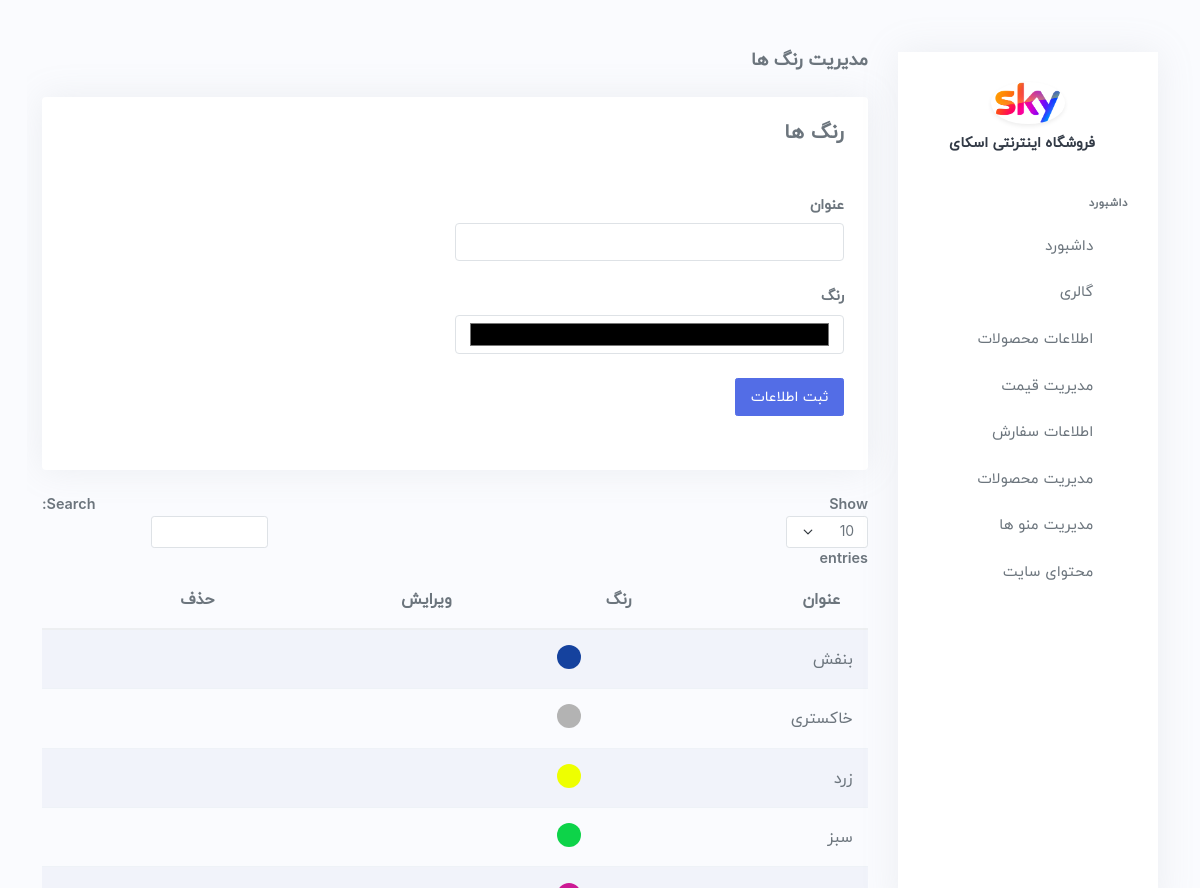
/dashboard/color, run on the app's committed database.
### product/models.py (models this page shows, shortened)
class color(models.Model):
    name = models.CharField(max_length=150)
    color = models.CharField(max_length=10)

### product/views.py (the view)
# urls.py: path("color" , product.views.manage_color , name = "color"),
def manage_color(request):
    form = color_()
    datas = color.objects.all() or False
    content = {
        'title': "مدیریت رنگ ها",
        'form': form,
        'datas': datas,
    }
    return render(request, "dashboard/color.html", content)

### product/forms.py
class color_(forms.ModelForm):
    name = forms.CharField(error_messages={"max_length": "طول نام رنگ نباید از 150 کارکتر بیشتر شود",
                                           "required": "نام رنگ نمی تواند خالی باشد"},
                           widget=(forms.TextInput(attrs={'class': 'form-control'})))
    color = forms.CharField(error_messages={"max_length": "طول  رنگ نباید از 10 کارکتر بیشتر شود",
                                           "required": "نام نمی تواند خالی باشد"},
                           widget=(forms.TextInput(attrs={'class': 'form-control'})))
    class Meta:
        model = color
        fields = ( 'name', 'color')

### templates/dashboard/color.html (shortened to what this page needs)
﻿{% extends 'dashboard/base.html' %}
{% load static %}
{% block pagetitle %}
    {{ title }}
{% endblock %}
{% block mainform %}
    <div class="row">
        <div class="col-12">
            <div class="card">
                <div class="card-body">
                    <h1 style="font-size: 20px" class="header-title">رنگ ها </h1>
                    <br>
                    <br>
                    <form method="post">
                        <div class="mb-3">
                            <label class="form-label">عنوان</label>
                            {{ form.name }}
                        </div>
                        <div class="mb-3">
                            <label for="example-color" class="form-label">رنگ</label>
                            <input class="form-control" id="example-color" type="color" name="color" >
                        </div>
                        <p class="btn btn-primary">ثبت اطلاعات</p>
                        <br>
                    </form>
                </div>
            </div>
        </div>
    </div>
{%  endblock %}
{% block tables %}
                {% if datas %}
                    <table id="basic-datatable" class="table dt-responsive nowrap w-100">
                            <thead>
                                <tr>
                                    <th>عنوان</th>
                                    <th>رنگ</th>
                                    <th>ویرایش</th>
                                    <th>حذف</th>
                                </tr>
                            </thead>
                    <tbody>
                    {% for data in datas %}
                                <tr>
                                    <td id="name{{ data.id}}">{{ data.name }}</td>
                                    <td ><div style="margin: auto" class="avatar-xs">
                                        <span class="avatar-title rounded-circle" id="color{{ data.id}}" style="background-color: {{ data.color }}"></span>
                                    </div></td>
                                    <td><i data="{{ data.id}}" name="{{ data.name }}" color="{{ data.color }}" class="mdi mdi-file-edit"></i></td>
                                    <td><i data="{{ data.id}}" class="mdi mdi-delete"></i></td>
                                </tr>
                        {% endfor %}
                        </tbody>
                    </table>
                {% endif %}
{% endblock %}

### templates/dashboard/color.html (style rules this page uses)
.form-control { width: 50%; }
.mdi { font-size: 22px; cursor: pointer; }

### data on the page
color: name "خاکستری"
color: name "سبز"
color: name "زرد"
color: name "بنفش"

### other printed values
{{ title }} "مدیریت رنگ ها"
